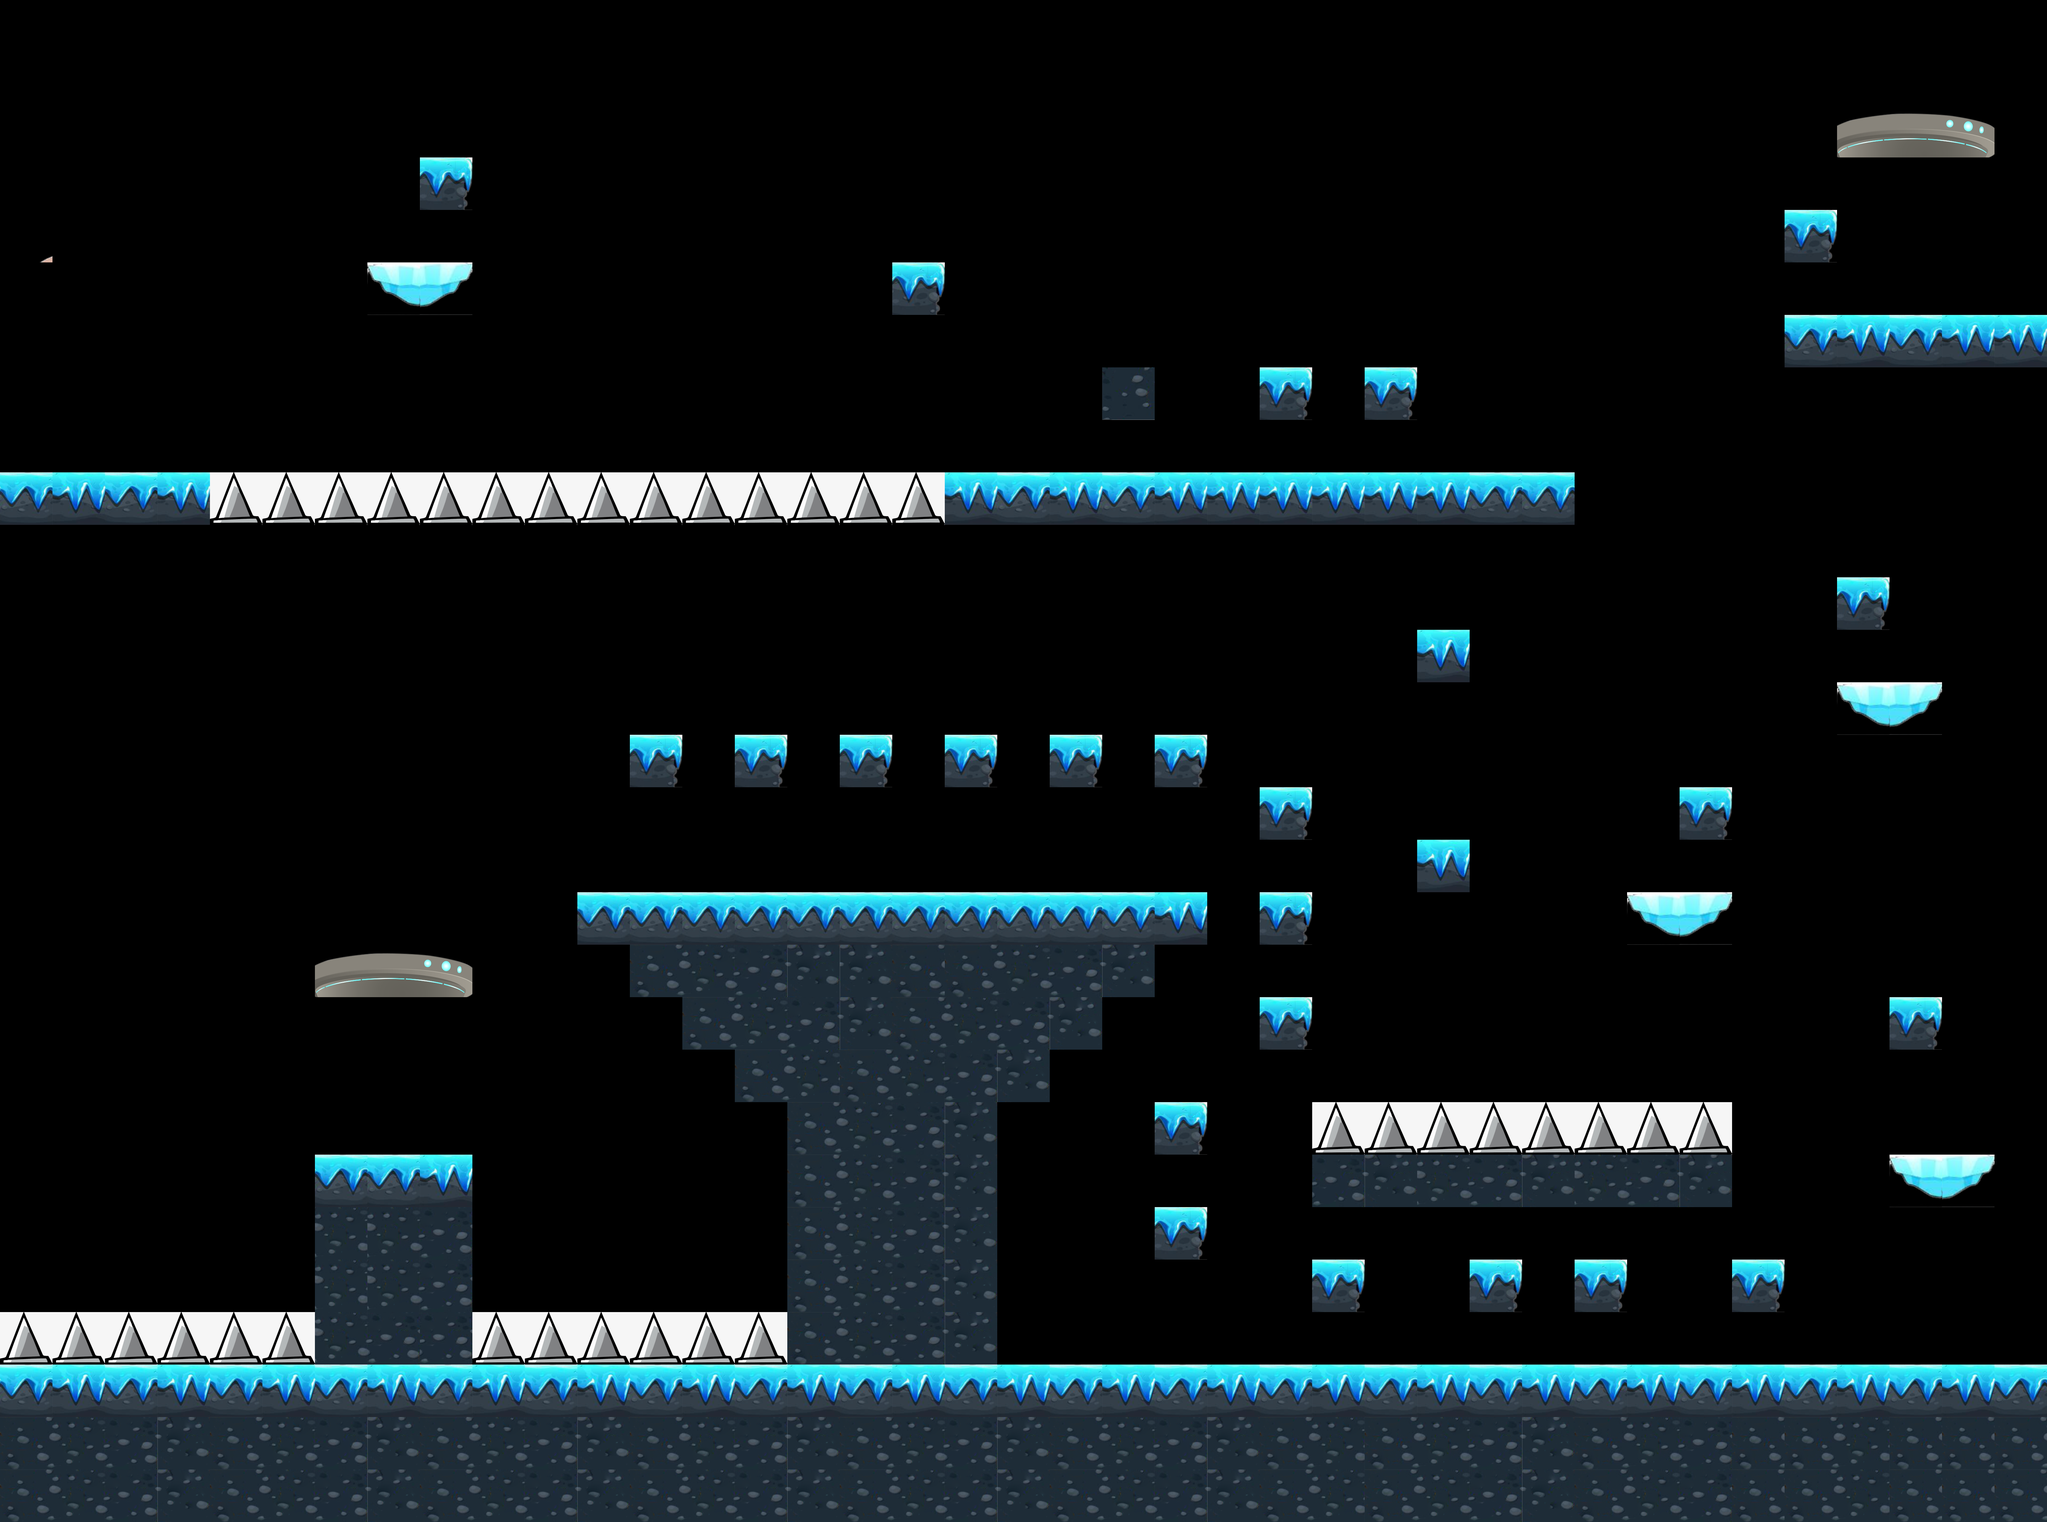

A level layout from a 2D game, rendered from its tile map. Below: a short description, then the map file with tile-grid data replaced by summaries:
An orthogonal 39x29 tile map with 180x180 px tiles, 9 tile layers (boundary, movingTiles, rewards, Platform_anim, ...), 4 tilesets.

<map version="1.10" tiledversion="1.10.2" orientation="orthogonal" renderorder="right-down" width="39" height="29" tilewidth="180" tileheight="180" infinite="0" nextlayerid="11" nextobjectid="1">
 <editorsettings>
  <export target="Level_2.csv" format="csv" />
 </editorsettings>
 <tileset firstgid="1" source="../../Tiles/Tiles.tsx" />
 <tileset firstgid="37" source="../../Tiles/Spikes.tsx" />
 <tileset firstgid="38" source="../../Tiles/Home1.tsx" />
 <tileset firstgid="74" source="../../Tiles/Platform.tsx" />
 <layer id="1" name="boundary" width="39" height="29">
  <data>[1131 cells, 293 non-empty, 9 distinct tile ids]</data>
 </layer>
 <layer id="9" name="movingTiles" width="39" height="29">
  <data>[1131 cells, 0 non-empty, 0 distinct tile ids]</data>
 </layer>
 <layer id="10" name="rewards" width="39" height="29">
  <data>[1131 cells, 23 non-empty, 1 distinct tile ids]</data>
 </layer>
 <layer id="8" name="Platform_anim" width="39" height="29">
  <data>[1131 cells, 6 non-empty, 3 distinct tile ids]</data>
 </layer>
 <layer id="4" name="wheel" width="39" height="29">
  <data>[1131 cells, 2 non-empty, 1 distinct tile ids]</data>
 </layer>
 <layer id="2" name="platform" width="39" height="29">
  <data>[1131 cells, 7 non-empty, 3 distinct tile ids]</data>
 </layer>
 <layer id="3" name="Obstacles" width="39" height="29">
  <data>[1131 cells, 34 non-empty, 1 distinct tile ids]</data>
 </layer>
 <layer id="6" name="Movable Block" width="39" height="29">
  <data>[1131 cells, 1 non-empty, 1 distinct tile ids]</data>
 </layer>
 <layer id="7" name="home" width="39" height="29">
  <data>[1131 cells, 1 non-empty, 1 distinct tile ids]</data>
 </layer>
</map>
